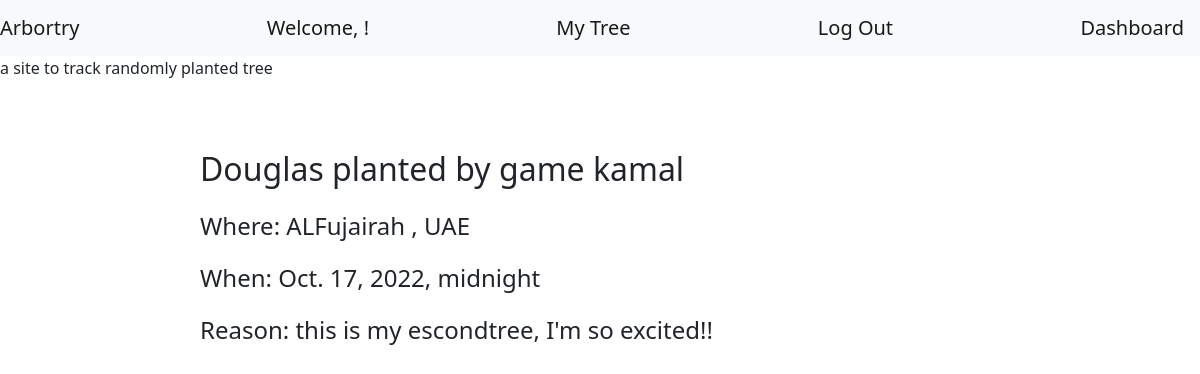
The app's page /show/125 with its own data.
### loginApp/models.py (models this page shows)
class Plant(models.Model):
    planted_by = models.ForeignKey(User, related_name="plants", on_delete = models.CASCADE)
    visited_by = models.ManyToManyField(User, related_name="visited_trees")
    species = models.CharField(max_length=255)
    location = models.CharField(max_length=255)
    reason = models.CharField(max_length=255)
    date = models.DateTimeField()
    created_at= models.DateTimeField(auto_now_add=True)
    updated_at= models.DateTimeField(auto_now=True)
    objects=PlantManager()

class User(models.Model):
    fname = models.CharField(max_length=255)
    lname = models.CharField(max_length=255)
    email = models.CharField(max_length=255)
    pw = models.CharField(max_length=255)
    created_at= models.DateTimeField(auto_now_add=True)
    updated_at= models.DateTimeField(auto_now=True)
    objects = UserManager()

### loginApp/views.py (the view)
# urls.py: path('show/<int:tree_id>', views.show_tree),
def show_tree(request, tree_id):
    context = {
        "tree" : Plant.objects.get(id=tree_id),
    }
    return render(request, "show_tree.html", context)

### loginApp/templates/show_tree.html (shortened to what this page needs)
<!DOCTYPE html>
<html lang="en">
<head>
    {% load static %}
    <link href="https://cdn.jsdelivr.net/npm/bootstrap@5.2.2/dist/css/bootstrap.min.css" rel="stylesheet">
</head>
<body>
    <nav class="navbar navbar-light bg-light">
        <p class="navbar-brand mb-0">Arbortry </p>
        <p class="navbar-brand ml-auto mb-0">Welcome, {{request.session.firstname}} {{request.session.lastname}} !</p>
        <a class="navbar-brand" href="/user/account">My Tree</a>
        <a class="navbar-brand" href="/destroy">Log Out</a>
        <a class="navbar-brand" href="/dashboard">Dashboard</a>
    </nav>
    <p>a site to track randomly planted tree </p>
    <main>
        <h2>{{tree.species}} planted by {{tree.planted_by.fname}} {{tree.planted_by.lname}}</h2>
        <p>Where: {{tree.location}}</p>
        <p>When: {{tree.date}}</p>
        <p>Reason: {{tree.reason}}</p>
    </main>

### loginApp/templates/show_tree.html (style rules this page uses)
main { margin-left: 200px; margin-top: 70px; }
main p { font-size: x-large; }
h2 { margin-bottom: 20px; }

### records on screen
Plant: species "Douglas", planted_by.fname "game", planted_by.lname "kamal", location "ALFujairah , UAE", date "Oct. 17, 2022, midnight", reason "this is my escondtree, I'm so excited!!"
